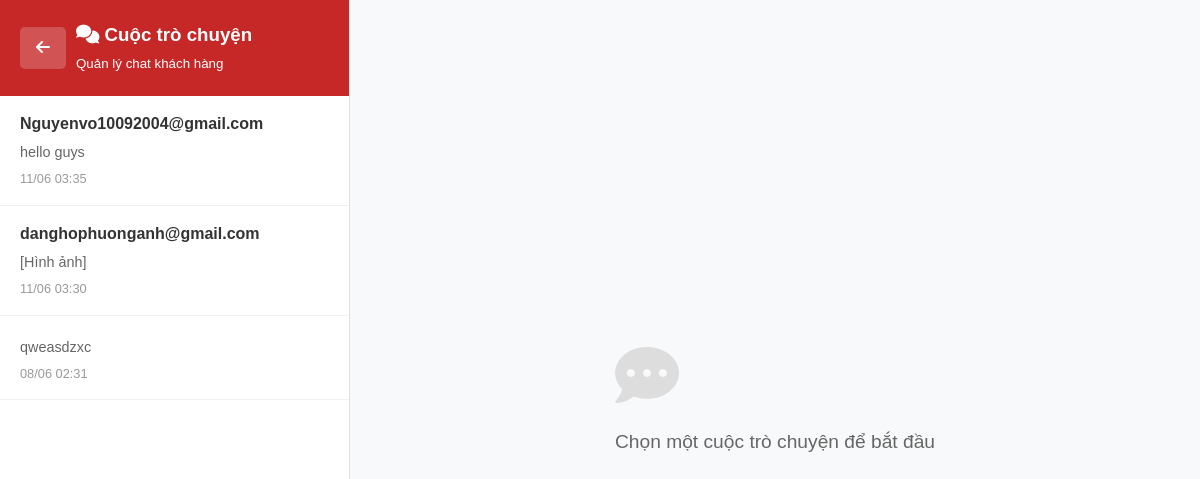
Page /chat/admin.php (signed in) on the committed database.
### tables this page shows
CREATE TABLE `conversations` (
  `id` int(11) NOT NULL,
  `user1_id` int(11) NOT NULL,
  `user2_id` int(11) NOT NULL,
  `created_at` datetime DEFAULT current_timestamp()
);

CREATE TABLE `users` (
  `id` int(11) NOT NULL,
  `email` varchar(50) NOT NULL,
  `password` varchar(255) NOT NULL,
  `timestamp` timestamp NULL DEFAULT current_timestamp(),
  `role` enum('admin','client') NOT NULL DEFAULT 'client',
  `first_name` varchar(100) DEFAULT NULL,
  `last_name` varchar(100) DEFAULT NULL,
  `phone` varchar(20) DEFAULT NULL,
  `address` text DEFAULT NULL
);

### chat/chat_functions.php (called while the page is built, shortened)
<?php
function getAdminConversations($pdo, $adminId)
{
    $stmt = $pdo->prepare("
        SELECT c.id, c.user1_id, c.user2_id, c.created_at,
               u.email as client_email,
               (SELECT message FROM messages WHERE conversation_id = c.id ORDER BY created_at DESC LIMIT 1) as last_message,
               (SELECT created_at FROM messages WHERE conversation_id = c.id ORDER BY created_at DESC LIMIT 1) as last_message_time,
               (SELECT COUNT(*) FROM messages WHERE conversation_id = c.id AND receiver_id = ? AND is_read = 0) as unread_count
        FROM conversations c
        LEFT JOIN users u ON (u.id = c.user1_id AND u.id != ?) OR (u.id = c.user2_id AND u.id != ?)
        WHERE c.user1_id = ? OR c.user2_id = ?
        ORDER BY last_message_time DESC
    ");
    $stmt->execute([$adminId, $adminId, $adminId, $adminId, $adminId]);
    return $stmt->fetchAll(PDO::FETCH_ASSOC);
}

### chat/admin.php (the view, shortened to what this page needs)
<?php
require_once dirname(__DIR__) . '/includes/db.php';
require_once 'chat_functions.php';
$userId = $_SESSION['user_id'];
$conversations = getAdminConversations($pdo, $userId);
?>
<!DOCTYPE html>
<html lang="vi">
<head>
    <link rel="stylesheet" href="/FirstWebsite/assets/css/style.css?v=<?= time() ?>">
    <link rel="stylesheet" href="https://cdnjs.cloudflare.com/ajax/libs/font-awesome/6.0.0-beta3/css/all.min.css">
</head>
<body>
    <div class="admin-chat-container">
        <div class="conversations-panel">
            <div class="panel-header">
                <a href="/FirstWebsite/admin/products.php" class="back-btn">
                    <i class="fas fa-arrow-left"></i>
                </a>
                <div>
                    <h3><i class="fas fa-comments"></i> Cuộc trò chuyện</h3>
                    <small>Quản lý chat khách hàng</small>
                </div>
            </div>
            <div class="conversations-list" id="conversationsList">
                <?php if (empty($conversations)): ?>
                    <div style="text-align: center; padding: 40px 20px; color: #666;">
                        <i class="fas fa-comments" style="font-size: 3rem; margin-bottom: 15px; color: #ddd;"></i>
                        <p>Chưa có cuộc trò chuyện nào</p>
                    </div>
                <?php else: ?>
                    <?php foreach ($conversations as $conv): ?>
                        <div class="conversation-item" data-id="<?= $conv['id'] ?>" onclick="selectConversation(<?= $conv['id'] ?>, '<?= htmlspecialchars($conv['client_email']) ?>')">
                            <div class="conversation-email">
                                <?= htmlspecialchars($conv['client_email']) ?>
                            </div>
                            <?php if ($conv['last_message']): ?>
                                <div class="conversation-last-message">
                                    <?= htmlspecialchars($conv['last_message']) ?>
                                </div>
                                <div class="conversation-time">
                                    <?= $conv['last_message_time'] ? date('d/m H:i', strtotime($conv['last_message_time'])) : '' ?>
                                </div>
                            <?php endif; ?>
                        </div>
                    <?php endforeach; ?>
                <?php endif; ?>
            </div>
        </div>
        <div class="chat-panel">
            <div class="chat-messages" id="chatMessages">
                <div class="no-conversation">
                    <div>
                        <i class="fas fa-comment-dots" style="font-size: 4rem; margin-bottom: 20px; color: #ddd;"></i>
                        <p>Chọn một cuộc trò chuyện để bắt đầu</p>
                    </div>
                </div>
            </div>
        </div>
    </div>
</body>
</html>

### assets/css/style.css (style rules this page uses)
* { margin: 0; padding: 0; box-sizing: border-box; font-family: Arial, sans-serif; }
body { background-color: #f8f8f8; align-items: center; justify-self: center; color: #333; line-height: 1.6; }
a { text-decoration: none; color: red; }

### chat/admin.php (style rules this page uses)
* { margin: 0; padding: 0; box-sizing: border-box; }
body { font-family: 'Segoe UI', Tahoma, Geneva, Verdana, sans-serif; overflow: hidden; }
.admin-chat-container { display: flex; height: 100vh; width: 100vw; background: #f8f9fa; }
.conversations-panel { width: 350px; background: white; border-right: 1px solid #e0e0e0; display: flex; flex-direction: column; }
.panel-header { background: #c62828; color: white; padding: 20px; display: flex; align-items: center; gap: 10px; }
.conversations-list { flex: 1; overflow-y: auto; }
.conversation-item { padding: 15px 20px; border-bottom: 1px solid #f0f0f0; cursor: pointer; transition: background 0.3s; position: relative; }
.conversation-email { font-weight: bold; margin-bottom: 5px; }
.conversation-last-message { color: #666; font-size: 0.9rem; max-height: 2.4em; overflow: hidden; display: -webkit-box; -webkit-line-clamp: 2; -webkit-box-orient: vertical; }
.conversation-time { color: #999; font-size: 0.8rem; margin-top: 5px; }
.chat-panel { flex: 1; display: flex; flex-direction: column; }
.chat-messages { flex: 1; padding: 20px; overflow-y: auto; background: #f8f9fa; }
.no-conversation { display: flex; align-items: center; justify-content: center; height: 100%; color: #666; font-size: 1.2rem; }
.back-btn { color: white; text-decoration: none; padding: 8px 16px; background: rgba(255, 255, 255, 0.2); border-radius: 5px; transition: background 0.3s; }

### rows in the picture
conversations: user1.email "Nguyenvo10092004@gmail.com", last_message "hello guys", last_message_time "11/06 03:35"
conversations: user1.email "danghophuonganh@gmail.com", last_message "[Hình ảnh]", last_message_time "11/06 03:30"
conversations: last_message "qweasdzxc", last_message_time "08/06 02:31"
